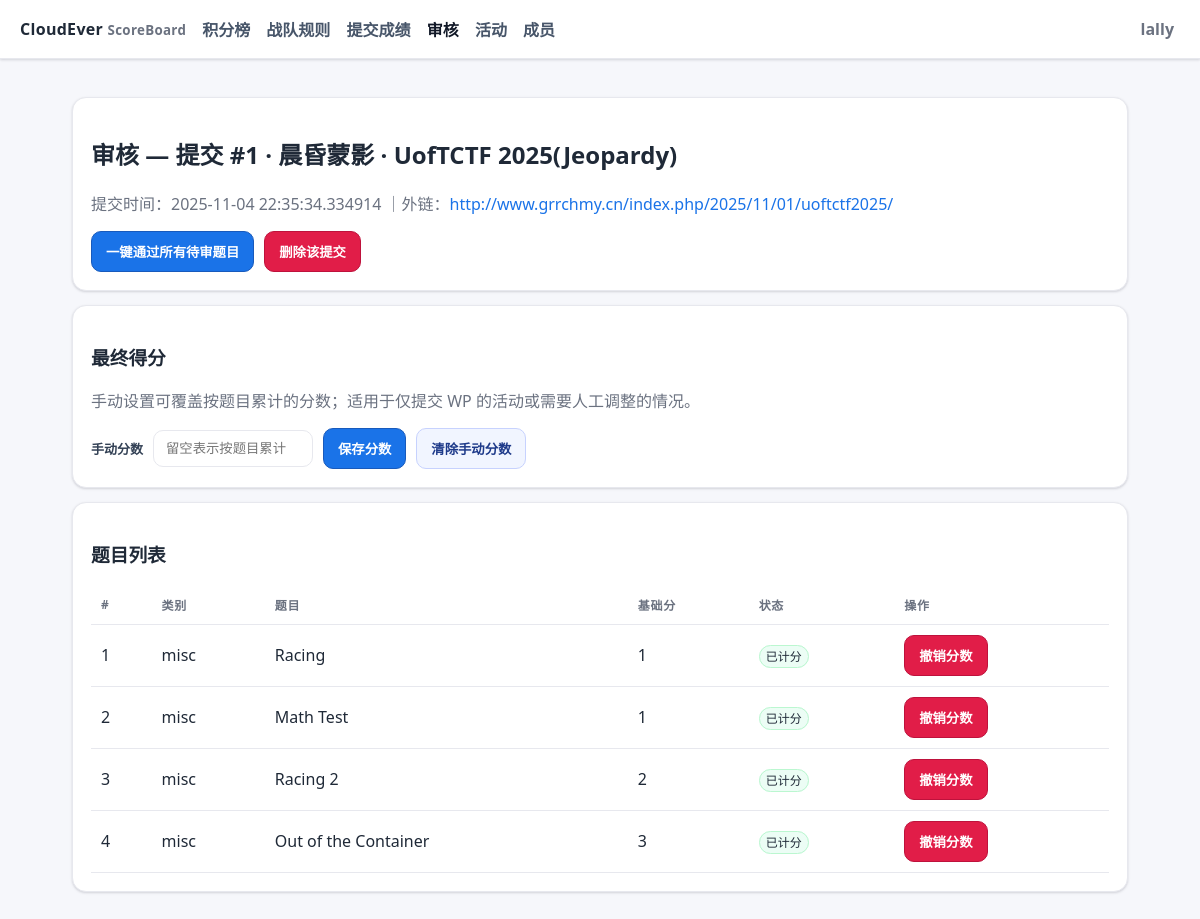
/admin/review/1 (signed in), run on the app's committed database.
### ceboard/models.py (models this page shows)
class User(Base):
    __tablename__ = "users"
    id = Column(Integer, primary_key=True)
    username = Column(String, unique=True, nullable=False)
    password_hash = Column(String, nullable=False)
    role = Column(String, default="member")  # 'admin' | 'reviewer' | 'member'
    team_type = Column(String, default="sub")  # 'main' or 'sub'
    is_active = Column(Boolean, default=True)
    is_deleted = Column(Boolean, default=False)
    avatar_filename = Column(String, nullable=True)
    submissions = relationship("Submission", back_populates="user")

class Submission(Base):
    __tablename__ = "submissions"
    id = Column(Integer, primary_key=True)
    user_id = Column(Integer, ForeignKey("users.id"), nullable=False)
    event_id = Column(Integer, ForeignKey("events.id"), nullable=False)
    created_at = Column(DateTime(timezone=True), default=lambda: datetime.now(TZ))
    wp_url = Column(String, nullable=True)
    wp_md = Column(Text, nullable=True)
    manual_points = Column(Float, nullable=True)  # 管理员在审核时手动设定的总分（优先级高于题目累计）
    is_deleted = Column(Boolean, default=False)
    user = relationship("User", back_populates="submissions")
    event = relationship("Event", back_populates="submissions")
    items = relationship("SubmissionItem", back_populates="submission", cascade="all,delete-orphan")

class Event(Base):
    __tablename__ = "events"
    id = Column(Integer, primary_key=True)
    name = Column(String, nullable=False)
    start_time = Column(DateTime(timezone=True))
    end_time = Column(DateTime(timezone=True))
    weight = Column(Float, default=1.0)
    is_reproduction = Column(Boolean, default=False)
    is_active = Column(Boolean, default=True)
    allow_wp_only = Column(Boolean, default=False)  # 允许仅提交WP，由管理员在审核时手动给分
    is_deleted = Column(Boolean, default=False)
    event_type_id = Column(Integer, ForeignKey("event_types.id"), nullable=True)
    challenges = relationship("Challenge", back_populates="event", cascade="all,delete")
    submissions = relationship("Submission", back_populates="event")
    event_type = relationship("EventType")

class SubmissionItem(Base):
    __tablename__ = "submission_items"
    id = Column(Integer, primary_key=True)
    submission_id = Column(Integer, ForeignKey("submissions.id"), nullable=False)
    challenge_id = Column(Integer, ForeignKey("challenges.id"), nullable=False)
    approved = Column(Boolean, default=False)
    revoked = Column(Boolean, default=False)
    created_at = Column(DateTime(timezone=True), default=lambda: datetime.now(TZ))
    submission = relationship("Submission", back_populates="items")
    challenge = relationship("Challenge")

class Challenge(Base):
    __tablename__ = "challenges"
    id = Column(Integer, primary_key=True)
    event_id = Column(Integer, ForeignKey("events.id"), nullable=False)
    name = Column(String, nullable=False)
    category = Column(String, default="misc")
    base_score = Column(Integer, default=100)
    is_deleted = Column(Boolean, default=False)
    event = relationship("Event", back_populates="challenges")

### ceboard/routers/admin.py (the view)
@router.get("/admin/review/{sub_id}", response_class=HTMLResponse)
def admin_review_detail(sub_id: int, request: Request, db = Depends(get_db), current_user = Depends(get_current_user)):
    require_admin_or_reviewer(current_user)
    sub = db.get(Submission, sub_id)
    if not sub or sub.is_deleted:
        raise HTTPException(404, "提交不存在")
    items = db.query(SubmissionItem).filter(SubmissionItem.submission_id == sub_id).all()
    return render_template("admin_review_detail.html", title="审核提交", current_user=current_user, sub=sub, user=sub.user, event=sub.event, items=items)

### templates/admin_review_detail.html (shortened to what this page needs)
{% extends 'base.html' %}
{% block content %}
<div class="card">
  <h2>审核 — 提交 #{{ sub.id }} · {{ user.username }} · {{ event.name }}</h2>
  <p class="muted">
    提交时间：{{ sub.created_at }}
    {% if sub.wp_url %}｜外链：<a href="{{ sub.wp_url }}" target="_blank" rel="noopener noreferrer nofollow">{{ sub.wp_url }}</a>{% endif %}
  </p>
  <div class="row">
    <form method="post" action="/admin/review/{{ sub.id }}/approve_all">
      <button class="btn" type="submit">一键通过所有待审题目</button>
    </form>
    <form method="post" action="/admin/review/{{ sub.id }}/delete" onsubmit="return confirm('确认将此提交移入垃圾箱？');">
      <button class="btn warn" type="submit">删除该提交</button>
    </form>
  </div>
</div>
<div class="card">
  <h3>最终得分</h3>
  <p class="muted">手动设置可覆盖按题目累计的分数；适用于仅提交 WP 的活动或需要人工调整的情况。</p>
  <form class="row" method="post" action="/admin/review/{{ sub.id }}/set_points">
    <label>手动分数</label>
    <input name="manual_points" value="{{ '%.2f' % sub.manual_points if sub.manual_points is not none else '' }}" style="max-width:160px" placeholder="留空表示按题目累计" />
    <button class="btn" type="submit">保存分数</button>
    <button class="btn secondary" name="clear" value="1" type="submit">清除手动分数</button>
  </form>
</div>
<div class="card">
  <h3>题目列表</h3>
  <table>
    <thead><tr><th>#</th><th>类别</th><th>题目</th><th>基础分</th><th>状态</th><th>操作</th></tr></thead>
    <tbody>
    {% for it in items %}
      <tr>
        <td>{{ loop.index }}</td>
        <td>{{ it.challenge.category }}</td>
        <td>{{ it.challenge.name }}</td>
        <td>{{ it.challenge.base_score }}</td>
        <td>
          {% if not it.approved %}<span class="status pending">待审</span>
          {% elif it.revoked %}<span class="status rev">已撤销</span>
          {% else %}<span class="status ok">已计分</span>{% endif %}
        </td>
        <td class="row">
          {% if it.approved %}
            <form method="post" action="/admin/review/item/{{ it.id }}/toggle_revoke">
              <button class="btn warn" type="submit">{{ '恢复分数' if it.revoked else '撤销分数' }}</button>
            </form>
          {% endif %}
        </td>
      </tr>
    {% else %}
      <tr><td colspan="6" class="muted">该提交暂无题目</td></tr>
    {% endfor %}
    </tbody>
  </table>
</div>
{% endblock %}

### templates/base.html (shortened to what this page needs)
<!doctype html>
<html lang="zh-CN">
<head>
</head>
<body>
  <header>
    <div class="brand">CloudEver <small>ScoreBoard</small></div>
    <div class="nav">
  <a href="/">积分榜</a>
      <a href="/rules">战队规则</a>
      <a href="/submit">提交成绩</a>
      {% if current_user and (current_user.role == 'admin' or current_user.role == 'reviewer') %}
        <a href="/admin/review">审核</a>
        <a href="/admin/events">活动</a>
      {% endif %}
      {% if current_user and (current_user.role == 'admin' or current_user.role == 'reviewer') %}
        <a href="/admin/users">成员</a>
      {% endif %}
    </div>
    <div style="margin-left:auto">
      {% if current_user %}
        <div class="user-menu" id="userMenu">
          <div class="user-trigger" id="userTrigger">
            <span class="muted" style="font-weight:600">{{ current_user.username }}</span>
          </div>
        </div>
      {% else %}
        <a class="btn secondary" href="/auth/login">登录</a>
        <a class="btn" style="margin-left:8px" href="/auth/register">注册</a>
      {% endif %}
    </div>
  </header>
  <div class="wrap">
    {% block content %}{% endblock %}
  </div>
</body>
</html>

### templates/base.html (style rules this page uses)
:root { --bg:#f6f7fb; --surface:#ffffff; --border:#e7e8ee; --text:#1f2937; --muted:#6b7280; --accent:#1a73e8; --accent-2:#185abc; --success:#16a34a; --warn:#e11d48; --shadow:0 1px 2px rgba(16,24,40,.06), 0 1px 3px rgba(16,24,40,.1); }
* { box-sizing:border-box }
html,body { height:100% }
body { font-family: ui-sans-serif, system-ui, -apple-system, Segoe UI, Roboto, 'Noto Sans SC', Arial; margin:0; color:var(--text); background:var(--bg); }
header { position:sticky; top:0; z-index:10; display:flex; align-items:center; gap:16px; padding:12px 20px; background:var(--surface); border-bottom:1px solid var(--border); box-shadow: var(--shadow); }
.brand { font-weight:800; letter-spacing:.3px }
.brand small { color:var(--muted); font-weight:600 }
.nav a { margin-right:12px; color:#475569; text-decoration:none; font-weight:600; padding:8px 0 }
.nav a.active { color:#111827 }
.wrap { max-width:1100px; margin:0 auto; padding:24px 22px }
.card { position:relative; margin:14px 0; padding:18px 18px; background:var(--surface); border:1px solid var(--border); border-radius:14px; box-shadow: var(--shadow); }
.row { display:flex; gap:10px; align-items:center; flex-wrap:wrap }
.muted { color:var(--muted) }
a { color:var(--accent); text-decoration:none }
.btn { display:inline-flex; align-items:center; justify-content:center; gap:8px; background:var(--accent); color:#fff; font-weight:700; border:1px solid var(--accent-2); padding:10px 14px; border-radius:10px; cursor:pointer }
.btn.secondary { background:#f1f5ff; color:#1e3a8a; border:1px solid #c7d2fe }
.btn.warn { background:var(--warn); color:#fff; border-color:#be123c }
input,select,textarea { width:100%; padding:10px 12px; border-radius:10px; border:1px solid var(--border); background:#fff; color:var(--text) }
label { font-weight:700; font-size:13px; color:#334155 }
table { width:100%; border-collapse:separate; border-spacing:0; background:#fff }
thead th { font-size:12px; text-transform:uppercase; letter-spacing:.06em; color:#6b7280 }
th,td { padding:10px 10px; border-bottom:1px solid var(--border); text-align:left }
.status { font-size:12px; padding:2px 6px; border-radius:999px; border:1px solid var(--border) }
.ok { background:#ecfdf5; border-color:#bbf7d0 }
.user-menu { position:relative }
.user-trigger { display:flex; align-items:center; gap:8px; padding:6px; border-radius:999px; cursor:pointer }

### data on the page
User: username "lally"
Submission: id "1", created_at "2025-11-04 22:35:34.334914", wp_url "http://www.grrchmy.cn/index.php/2025/11/01/uoftctf2025/"
User: username "晨昏蒙影"
Event: name "UofTCTF 2025(Jeopardy)"
SubmissionItem: challenge.category "misc", challenge.name "Racing", challenge.base_score "1", approved "已计分", revoked "撤销分数"
SubmissionItem: challenge.category "misc", challenge.name "Math Test", challenge.base_score "1", approved "已计分", revoked "撤销分数"
SubmissionItem: challenge.category "misc", challenge.name "Racing 2", challenge.base_score "2", approved "已计分", revoked "撤销分数"
SubmissionItem: challenge.category "misc", challenge.name "Out of the Container", challenge.base_score "3", approved "已计分", revoked "撤销分数"
